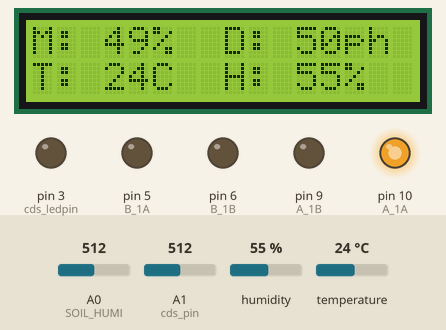
The sketch below on a simulated Arduino Uno, built with avr-gcc and run on an emulated ATmega328P. Shown: 16×2 character LCD, output pins drawn as LEDs (lit = HIGH). The test bench sets the inputs (shaded band); at power-on: A1 (cds_pin) = 512, humidity 55 %, A0 (SOIL_HUMI) = 512, temperature 24 °C. What the sketch prints to the serial monitor is not drawn.

Above: at 3.8 s.
3.9 s: A1 (cds_pin) set to 502
At 16.2 s:
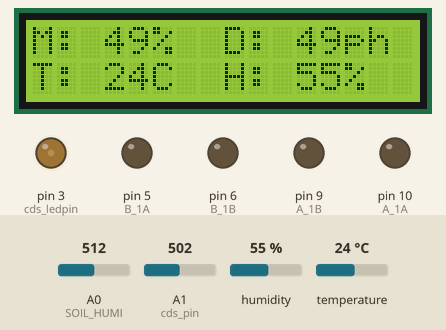
17.2 s: humidity set to 67 %
At 19.3 s:
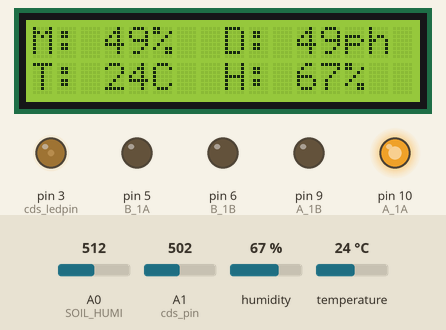
30.9 s: humidity set to 71 %
At 44.3 s:
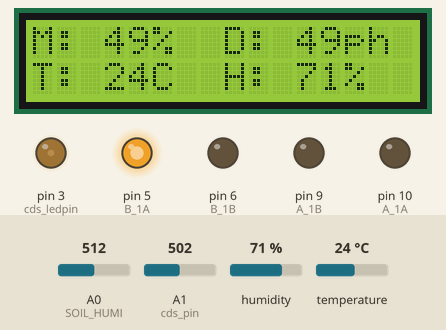
44.6 s: A0 (SOIL_HUMI) set to 324
At 56.9 s:
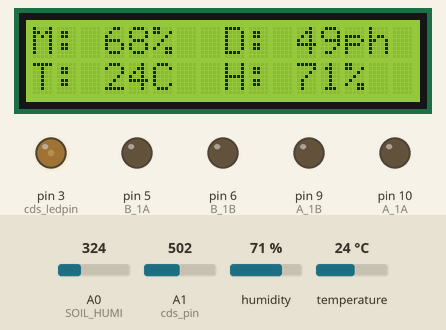
57.2 s: A0 (SOIL_HUMI) set to 292
At 62.1 s:
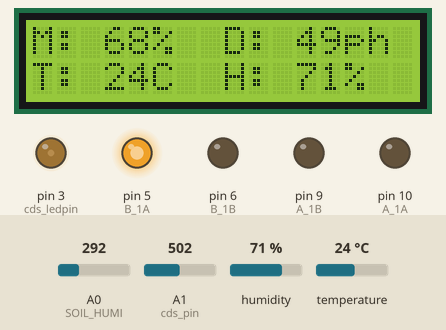
69.7 s: temperature set to 12 °C
At 82.1 s:
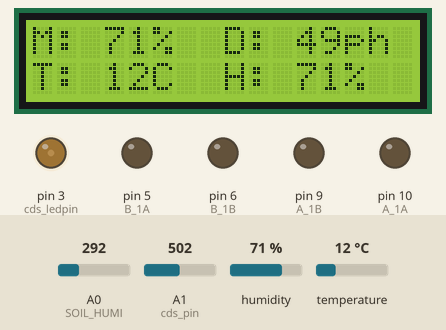
Timing chart, 0 to 83.3 s (numbered marks = the images above; inputs shaded):
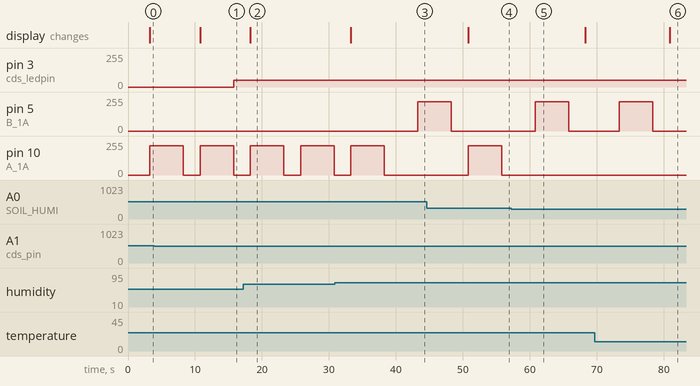

The sketch:

farmlink_esp8266.ino
```cpp
/* Farm Link Project - ESP8266 Supabase 연동 */
/* 스마트팜 키트 센서 데이터 수집 및 클라우드 저장 */

#include <Wire.h>
#include <LiquidCrystal_I2C.h>
#include <DHT.h>
#include <SoftwareSerial.h>

// 센서 핀 정의
#define DHTPIN 4
#define DHTTYPE DHT11
#define A_1A 10
#define A_1B 9
#define B_1A 5
#define B_1B 6
#define SOIL_HUMI A0
#define cds_pin A1
#define cds_ledpin 3

// 시리얼 통신 핀 정의 (ESP8266 모듈과 연결)
#define RX_PIN 12  // 아두이노 RX → ESP8266 TX
#define TX_PIN 13  // 아두이노 TX → ESP8266 RX

// ESP8266 모듈과의 통신 설정 (주석처리)
// const unsigned long ESP_TIMEOUT = 5000; // 5초 타임아웃
// unsigned long lastESPCommand = 0;
// bool esp8266Ready = false;

// WiFi 설정 (주석처리)
// const char* ssid = "Kdh";
// const char* password = "abcd1234";

// Supabase 설정 (주석처리)
// const char* supabaseUrl = "https://ldzsievvxhaqepipzral.supabase.co";
// const char* supabaseKey = "eyJhbGciOiJIUzI1NiIsInR5cCI6IkpXVCJ9.eyJpc3MiOiJzdXBhYmFzZSIsInJlZiI6ImxkenNpZXZ2eGhhcWVwaXB6cmFsIiwicm9sZSI6ImFub24iLCJpYXQiOjE3NTcxNDEwNjcsImV4cCI6MjA3MjcxNzA2N30.MPs7K-9mpNDYglAmLWnow9CeLY8Gs4SRN66iI-i6Tm0";

// LCD 및 센서 객체
LiquidCrystal_I2C lcd(0x27, 16, 2);
DHT dht(DHTPIN, DHTTYPE);
SoftwareSerial mySerial(RX_PIN, TX_PIN); // RX, TX

// 센서 데이터 변수
int soil;
int val;
int ledval;
float h, t;

// 임계치 설정 변수 (동적 설정 가능)
float temperature_threshold = 25.0;
float humidity_threshold = 70.0;
int soil_moisture_threshold = 70;
int light_intensity_threshold = 50;
String config_name = "기본 설정";


// 데이터 전송 간격 (밀리초)
const unsigned long SEND_INTERVAL = 5000; // 5초마다 시리얼로 전송
unsigned long lastSendTime = 0;

void setup() {
  Serial.begin(9600);
  mySerial.begin(9600); // 소프트웨어 시리얼 초기화

  // LCD 초기화
  lcd.init();
  lcd.clear();
  lcd.backlight();
  lcd.setCursor(0,0);
  lcd.print("Farm Link Start!");
  lcd.setCursor(0,1);
  lcd.print("Serial Mode...");
  delay(2000);

  // ESP8266 모듈 초기화 (주석처리)
  // initESP8266();

  // 센서 초기화
  dht.begin();

  // 모터 핀 설정
  pinMode(A_1A, OUTPUT);
  pinMode(A_1B, OUTPUT);
  pinMode(B_1A, OUTPUT);
  pinMode(B_1B, OUTPUT);
  pinMode(cds_ledpin, OUTPUT);

  // 초기값 설정
  digitalWrite(A_1A, LOW);
  digitalWrite(A_1B, LOW);
  digitalWrite(B_1A, LOW);
  digitalWrite(B_1B, LOW);

  // 센서 연결 상태 확인
  Serial.println("=== 센서 연결 상태 확인 ===");
  Serial.print("토양 수분 센서 (A0): ");
  Serial.println(analogRead(SOIL_HUMI));
  Serial.print("조도 센서 (A1): ");
  Serial.println(analogRead(cds_pin));
  Serial.println("=========================");

  Serial.println("Farm Link 시스템 시작!");
}

void loop() {
  // 시리얼로부터 임계치 설정 수신
  checkSerialForThresholds();

  // 센서 데이터 읽기
  readSensorData();

  // LCD에 데이터 표시
  displaySensorData();

  // 시리얼 모니터에 데이터 출력
  printSensorData();

  // 자동 제어 로직
  controlWaterPump();
  controlFan();
  controlLED();

  // 주기적으로 데이터 전송 (시리얼만 사용)
  if (millis() - lastSendTime >= SEND_INTERVAL) {
    // WiFi 비활성화로 시리얼만 사용
    // if (esp8266Ready) {
    //   sendDataToSupabase();
    // } else {
      sendDataToSerial();
    // }
    lastSendTime = millis();
  }

  delay(1000);
}

void readSensorData() {
  // 온습도 센서 읽기
  h = dht.readHumidity();
  t = dht.readTemperature();

  if (isnan(h) || isnan(t)) {
    Serial.println("DHT 센서 값 읽기 실패!");
    return;
  }

  // 토양 수분 센서 읽기
  soil = map(analogRead(SOIL_HUMI), 1023, 0, 0, 100);

  // 조도 센서 읽기
  val = analogRead(cds_pin);
  ledval = map(val, 0, 1023, 0, 100);
}

void displaySensorData() {
  lcd.clear();
  lcd.backlight();
  lcd.display();

  // 첫 번째 줄: 수분량, 조도
  lcd.setCursor(0,0);
  lcd.print("M: ");
  lcd.print(soil);
  lcd.print("%");
  lcd.setCursor(8,0);
  lcd.print("D: ");
  lcd.print(ledval);
  lcd.print("ph");

  // 두 번째 줄: 온도, 습도
  lcd.setCursor(0,1);
  lcd.print("T: ");
  lcd.print(t, 0);
  lcd.print("C");
  lcd.setCursor(8,1);
  lcd.print("H: ");
  lcd.print(h, 0);
  lcd.print("%");
}

void printSensorData() {
  Serial.print("수분량: ");
  Serial.print(soil);
  Serial.print("%  조도: ");
  Serial.print(ledval);
  Serial.print("ph  온도: ");
  Serial.print(t);
  Serial.print("°C  습도: ");
  Serial.print(h);
  Serial.println("%");
}

void controlWaterPump() {
  if (soil < soil_moisture_threshold) {
    Serial.println("펌프 켜짐! 수분량: " + String(soil));
    analogWrite(A_1A, 220);
    digitalWrite(A_1B, LOW);
    delay(5000);
    digitalWrite(A_1A, LOW);
    digitalWrite(A_1B, LOW);
    digitalWrite(B_1A, LOW);
    digitalWrite(B_1B, LOW);
  } else {
    digitalWrite(A_1A, LOW);
    digitalWrite(A_1B, LOW);
    Serial.println("펌프 꺼짐! 수분량: " + String(soil));
  }
}

void controlFan() {
  if (t >= temperature_threshold || h >= humidity_threshold) {
    Serial.println("팬 작동 시작! 온도: " + String(t) + "°C, 습도: " + String(h) + "%");
    delay(5000);
    analogWrite(B_1A, 220);
    digitalWrite(B_1B, LOW);
    Serial.println("팬 작동 중...");
    delay(5000);
    digitalWrite(B_1A, LOW);
    digitalWrite(B_1B, LOW);
    digitalWrite(A_1A, LOW);
    digitalWrite(A_1B, LOW);
    Serial.println("팬 작동 완료");
    mySerial.println("팬 작동 완료");
  } else {
    digitalWrite(B_1A, LOW);
    digitalWrite(B_1B, LOW);
  }
}

void controlLED() {
  if (ledval < light_intensity_threshold) {
    analogWrite(cds_ledpin, ledval);
    mySerial.println("LED 켜짐! 조도: " + String(ledval));
  } else {
    analogWrite(cds_ledpin, LOW);
    mySerial.println("LED 꺼짐! 조도: " + String(ledval));
  }
}


/*
void initESP8266() {
  Serial.println("ESP8266 모듈 초기화 중...");

  // ESP8266 리셋
  sendESPCommand("AT+RST", 2000);
  delay(1000);

  // ESP8266 모드 설정 (Station 모드)
  if (sendESPCommand("AT+CWMODE=1", 2000)) {
    Serial.println("ESP8266 모드 설정 완료");
  }

  // WiFi 연결
  String wifiCmd = "AT+CWJAP=\"" + String(ssid) + "\",\"" + String(password) + "\"";
  if (sendESPCommand(wifiCmd, 10000)) {
    esp8266Ready = true;
    lcd.clear();
    lcd.setCursor(0,0);
    lcd.print("WiFi Connected!");
    lcd.setCursor(0,1);
    lcd.print("ESP8266 Ready");
    Serial.println("WiFi 연결 성공!");
  } else {
    esp8266Ready = false;
    lcd.clear();
    lcd.setCursor(0,0);
    lcd.print("WiFi Failed!");
    lcd.setCursor(0,1);
    lcd.print("Using Serial");
    Serial.println("WiFi 연결 실패! 시리얼 통신 사용");
  }
  delay(2000);
}
*/

/*
bool sendESPCommand(String command, unsigned long timeout) {
  Serial.println("ESP8266 명령: " + String(command));
  mySerial.println(command);

  unsigned long startTime = millis();
  String response = "";

  while (millis() - startTime < timeout) {
    if (mySerial.available()) {
      char c = mySerial.read();
      response += c;

      if (response.indexOf("OK") != -1) {
        Serial.println("ESP8266 응답: " + String(response));
        return true;
      } else if (response.indexOf("ERROR") != -1) {
        Serial.println("ESP8266 오류: " + String(response));
        return false;
      }
    }
  }

  Serial.println("ESP8266 타임아웃");
  return false;
}
*/

/*
void sendDataToSupabase() {
  if (!esp8266Ready) {
    sendDataToSerial();
    return;
  }

  // 간단한 JSON 데이터 생성
  String jsonData = "{";
  jsonData += "\"soil_moisture\":" + String(soil);
  jsonData += ",\"light_intensity\":" + String(ledval);
  jsonData += ",\"temperature\":" + String(t);
  jsonData += ",\"humidity\":" + String(h);
  jsonData += "}";

  // HTTP POST 요청 전송
  String httpCmd = "AT+HTTPCLIENT=2,0,\"" + String(supabaseUrl) + "\",\"application/json\",\"" + jsonData + "\"";

  if (sendESPCommand(httpCmd, 10000)) {
    Serial.println("Supabase 전송 성공!");
  } else {
    Serial.println("Supabase 전송 실패! 시리얼로 백업 전송");
    sendDataToSerial();
  }
}
*/

void sendDataToSerial() {
  // JSON 형태로 시리얼 데이터 전송 (하드웨어 시리얼과 소프트웨어 시리얼 모두)
  String jsonData = "{\"soil_moisture\":" + String(soil) +
                   ",\"light_intensity\":" + String(ledval) +
                   ",\"temperature\":" + String(t) +
                   ",\"humidity\":" + String(h) +
                   ",\"timestamp\":" + String(millis()) + "}";

  String jsonThresholdData = "{\"soil_moisture_threshold\":" + String(soil_moisture_threshold) +
                  ",\"light_intensity_threshold\":" + String(light_intensity_threshold) +
                  ",\"temperature_threshold\":" + String(temperature_threshold) +
                  ",\"humidity_threshold\":" + String(humidity_threshold) + "}";


  // 하드웨어 시리얼 (USB)로 전송
  Serial.println(jsonData);
  Serial.println(jsonThresholdData);

  // 소프트웨어 시리얼 (12, 13번 핀)로 전송
  mySerial.println(jsonData);
  mySerial.println(jsonThresholdData);
}

// 시리얼로부터 임계치 설정 수신 함수
void checkSerialForThresholds() {
  // Serial.println(1);
//  if (Serial.available()) {
  // Serial.println(2);
    String input = Serial.readStringUntil("/");
    input.trim();
    // input = "M:50,D:100,T:30,H:70//";

    // "//"로 끝나는 임계치 설정 데이터인지 확인
    if (input.length() > 0) {
  // Serial.println(3);
      mySerial.println("수신된 임계치 데이터: " + input);
      parseThresholdData(input);
    }
//  }
}

// 임계치 설정 데이터 파싱 함수
void parseThresholdData(String data) {
  Serial.println("=== 임계치 설정 데이터 수신 ===");
  Serial.println("수신된 데이터: " + data);

  // "M:69,D:68,T:30,H:66" 형식 파싱

  // 수분 임계값 파싱 (M:)
  if (data.indexOf("M:") != -1) {
    int start = data.indexOf("M:") + 2;
    int end = data.indexOf(",", start);
    if (end == -1) end = data.length();
    soil_moisture_threshold = data.substring(start, end).toInt();
  }

  // 조도 임계값 파싱 (D:)
  if (data.indexOf("D:") != -1) {
    int start = data.indexOf("D:") + 2;
    int end = data.indexOf(",", start);
    if (end == -1) end = data.length();
    light_intensity_threshold = data.substring(start, end).toInt();
  }

  // 온도 임계값 파싱 (T:)
  if (data.indexOf("T:") != -1) {
    int start = data.indexOf("T:") + 2;
    int end = data.indexOf(",", start);
    if (end == -1) end = data.length();
    temperature_threshold = data.substring(start, end).toFloat();
  }

  // 습도 임계값 파싱 (H:)
  if (data.indexOf("H:") != -1) {
    int start = data.indexOf("H:") + 2;
    int end = data.indexOf(",", start);
    if (end == -1) end = data.length();
    humidity_threshold = data.substring(start, end).toFloat();
  }

  // 임계치 설정 업데이트 확인
  Serial.println("=== 임계치 설정 업데이트 ===");
  Serial.println("수분 임계값: " + String(soil_moisture_threshold) + "%");
  Serial.println("조도 임계값: " + String(light_intensity_threshold) + "ph");
  Serial.println("온도 임계값: " + String(temperature_threshold) + "°C");
  Serial.println("습도 임계값: " + String(humidity_threshold) + "%");
  Serial.println("=========================");
}
```

Measured:
- the behaviour switches between 512 and 511 on A1 (cds_pin) (found by bisection; images 0 and 1)
- the behaviour switches between 69 and 70 % on humidity (found by bisection; images 2 and 3)
- the behaviour switches between 307 and 306 on A0 (SOIL_HUMI) (found by bisection; images 4 and 5)
- after the input at 3.9 s, pin 3 (cds_ledpin): 0/255 → 49/255 after 11.9 s; the display: changes after 6.9 s (image 1)
- after the input at 17.2 s, the display: changes after 1.1 s (image 2)
- after the input at 30.9 s, pin 5 (B_1A): 0/255 → 220/255 after 12.4 s; pin 10 (A_1A): goes on until 38.3 s, then stays 0/255; the display: changes after 2.4 s (image 3)
- after the input at 44.6 s, the display: changes after 6.2 s (image 4)
- after the input at 57.2 s, pin 10 (A_1A): stays 0/255 (without the input it goes to 220/255 after 11.1 s)
- after the input at 69.7 s, the display: changes after 11.2 s (image 6)
